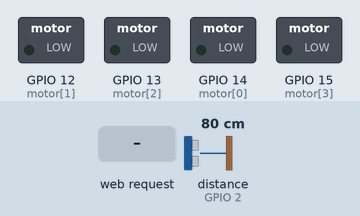
Recording of a sketch running on a simulated ESP8266 (NodeMCU). On the bench: switched loads named in the sketch (green lamp = pin HIGH). The inputs (shaded band) are chosen by the test bench; at power-on: distance to the obstacle (sensor on GPIO 2) 80 cm. The echo pulse lasts 58.3 µs per cm; WiFi joins after 1.5 s; servers stay silent unless stated; pins used as bus, display or sensor lines are not drawn; what the sketch prints to the serial monitor is not drawn.

Above: at 2.7 s.
2.8 s: HTTP request GET /control?control=AUTO received
At 3.6 s:
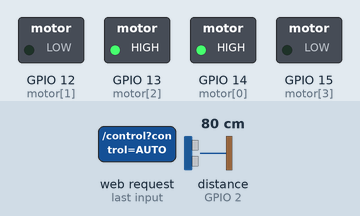
4.5 s: distance to the obstacle (sensor on GPIO 2) set to 17 cm
6.0 s: distance to the obstacle (sensor on GPIO 2) set to 14 cm
At 7.9 s:
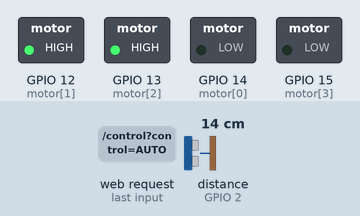
9.0 s: distance to the obstacle (sensor on GPIO 2) set to 18 cm
At 9.7 s:
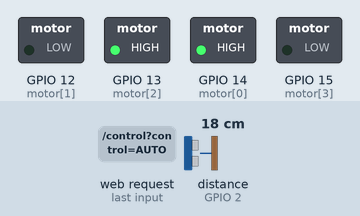
10.5 s: HTTP request GET /control?control=LFT received
At 11.4 s:
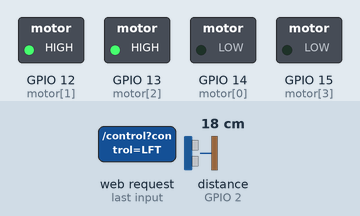
Timing chart, 0 to 13.1 s (numbered marks = the images above; inputs shaded):
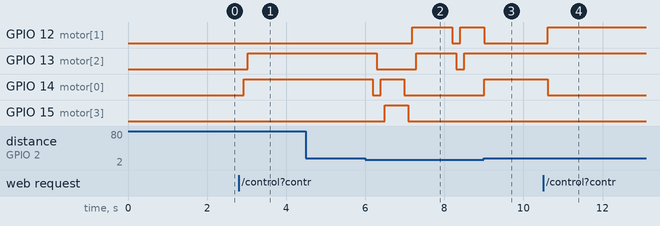

The sketch:

P117.ino
```cpp
/**********************
 * This code was writen by Carolina Neves for the project: P117
 * Date: 23 November 2020
 *
 */

#include <ESP8266WebServer.h>

/*********************************
 *      MACROS AND VARIABLES
 *********************************/
#define TRIGGER 0 // gpio sonar trigger
#define ECHO 2 // gpio sonar echo

// Description of all the states and motions
#define STOP 0
#define FRONT 1
#define BACK 2
#define RIGHT 3
#define LEFT 4
#define FRONT_STOP 11
#define ROTATE_RIGHT_90_START 5
#define ROTATE_RIGHT_90_EXEC 6
#define ROTATE_LEFT_90_START 7
#define ROTATE_LEFT_90_EXEC 8
#define ROTATE_LEFT_180_START 9
#define ROTATE_LEFT_180_EXEC 10

// remote or auto control flag
#define AUTO 1
#define REMOTE 0

#define DISTANCE_TO_DODGE 15 // the maximum distance in cm

#define NUMBER_OF_MOTORS 2 // number of motors

//uint8_t pwm1 = 5; //Nodemcu PWM pin
//uint8_t pwm2 = 4; //Nodemcu PWM pin
int motor[] = {14, 12, 13, 15}; // motors pins

//                            {{  STOP  },{  FOARD  }, {  BACK   }, {  RIGHT  }, {  LEFT  }}
int direction__motor1[7][2] = {{LOW, LOW},{HIGH, LOW}, {LOW, HIGH}, {HIGH, LOW}, {LOW, HIGH}}; // LEFT MOTOR
int direction__motor2[7][2] = {{LOW, LOW},{HIGH, LOW}, {LOW, HIGH}, {LOW, HIGH}, {HIGH, LOW}}; // RIGHT MOTOR
int decision = 0
; // this variable stores the movement


ESP8266WebServer server(80); // this is the server port


/*********************************
 *            CODE
 *********************************/

void setup() {
  Serial.begin(9600);
  Serial.println();

  // Declaring Sonar pins
  pinMode(TRIGGER, OUTPUT);
  pinMode(ECHO, INPUT);

  //Declaring l293d control pins as Output (motor pins)
  for (int i = 0; i < 4; i++){
      pinMode(motor[i], OUTPUT);
  }
  serverSetUp(); // this funtion does the server setup
}

void loop() {
  server.handleClient(); //Handling of incoming client requests

  if (getTypeControl() == AUTO){ // avaliates if it's on auto mode
    distance();
    decision = movementDecision();
  }
  rolling(decision, HIGH); // implements the movement
}
```

decision.ino
```cpp
/**********************
 * This code was writen by Carolina Neves for the project: P117
 * Date: 23 November 2020
 *
 * This file deals with all the code related with the decision on
 * the way to go on auto mode.
 */

#define DEGRES_90 500 // time to turn aprox. 90 degrees

int state; // this variable keeps the state of the decision
unsigned long millisTemp; // this variable stores the initial time for the timer

/*******************************************************************
 * movementDecision - it implements the flowchart created
 * it returns the decision that was made.
 *
 * This function considers the possibility that objects can no apear
 * from nowhere. Whitch means that if the robot took a certain path
 * it can go on that same path again.
 *******************************************************************/
int movementDecision(){
  switch(state){
    case STOP: //turns right to avaluate the distance
      state = FRONT;
      break;
    case FRONT: // when it first finds an object
      if (getDistance() > DISTANCE_TO_DODGE){ //object not found
        state = FRONT;
      }
      else // object found
        state = FRONT_STOP;
      break;

    case FRONT_STOP: //turns right to avaluate the distance
      millisTemp = millis() + DEGRES_90; //starts timer
      state = ROTATE_RIGHT_90_START;
      break;

    case ROTATE_RIGHT_90_START: //turns right to avaluate the distance
      if(millis() > millisTemp){
        if (getDistance() > DISTANCE_TO_DODGE){ //object not found
          state = FRONT;
        }
        else // object found
          state = ROTATE_RIGHT_90_EXEC;
      }
      break;

    case ROTATE_RIGHT_90_EXEC: //turns left to avaluate the distance
      millisTemp = millis() + DEGRES_90*2; // starts timer to turn 180 = 90*2
      state = ROTATE_LEFT_180_START;
      break;

    case ROTATE_LEFT_180_START: //turns right to avaluate the distance
      if(millis() > millisTemp)
        if (getDistance() > DISTANCE_TO_DODGE){ //object not found
          state = FRONT;
        }
        else // object found
          state = ROTATE_LEFT_180_EXEC;
      break;

    case ROTATE_LEFT_180_EXEC: //turns left to avaluate the distance
      millisTemp = millis() + DEGRES_90; // starts timer to turn 90
      state = ROTATE_LEFT_90_START;
      break;

    case ROTATE_LEFT_90_START: //turns right to avaluate the distance
      if(millis() > millisTemp){
        state = FRONT;
      }
      break;
  }
  return state;
}
```

distance.ino
```cpp
/**********************
 * This code was writen by Carolina Neves for the project: P117
 * Date: 23 November 2020
 *
 * This file deals with all the code related with getting the distance
 * from the pulse returned by the sensor
 */

#define SPEED_OF_SOUND 0.0343 // speed sound = 343 m/s and 0.0343 cm/us
#define COMPENSATION_ERROR 1 // the error correction found during the tests

long  distanceValue; // this variable keeps the distance calculated


/******************************************************
 * getDistance - it returns the distance of the object
 * standing in the way.
 ******************************************************/
long getDistance (){
  return distanceValue + COMPENSATION_ERROR; //the distance calculated plus the compensation
}

/******************************************************
 * distance - it sends and recives a pulse through the
 * sensor to calculate the distance of the object.
 * And it stores the distance in the variable distanceValue
 ******************************************************/
void distance(){
  long duration; // a local variable that stores the duration os the pulse
  digitalWrite(TRIGGER, LOW);
  delayMicroseconds(2);

  digitalWrite(TRIGGER, HIGH); // sends the pulse
  delayMicroseconds(10);

  digitalWrite(TRIGGER, LOW);

  duration = pulseIn(ECHO, HIGH); // returns the length of the pulse in microseconds
  distanceValue = (duration * SPEED_OF_SOUND) / 2; // stores the distance -> speed sound in cm/s; it's devided by 2 because it's the 2 ways the pulse makes

}
```

motor.ino
```cpp
/**********************
 * This code was writen by Carolina Neves for the project: P117
 * Date: 23 November 2020
 *
 * This file deals with all the code related with the motors
 * movements.
 */

/******************************************************
 * rolling - this funcion recives the direction that the
 * motors are suposed to rotate and the velocity (so it
 * can be altered with PWM in the future.
 ******************************************************/
void rolling(int diretion, bool velocity){
    switch(diretion){
      case ROTATE_RIGHT_90_START:
        diretion = RIGHT;
        break;
      case ROTATE_RIGHT_90_EXEC:
        diretion = STOP;
        break;
      case ROTATE_LEFT_180_START:
        diretion = LEFT;
        break;
      case ROTATE_LEFT_180_EXEC:
        diretion = STOP;
        break;
      case ROTATE_LEFT_90_START:
        diretion = LEFT;
        break;
      case FRONT_STOP:
        diretion = STOP;
        break;
    }

    for(int i = 0; i < NUMBER_OF_MOTORS; i++){
      motorSetUp(diretion, i, velocity);
      delay(100);
    }
    //digitalWrite(pwm1, velocity); //pwm output
    //digitalWrite(pwm2, velocity); //pwm output
}

/******************************************************
 * motorSetUp - it recives the direction the motor is
 * suposed to rotate(direction); the number of the motor
 * implement (number_of_motor) and the velocity (so it
 * can be altered with PWM in the future (velocity).
 *
 * This puts the digital value in each terminal of the
 * motor passed by parameter.
 ******************************************************/
void motorSetUp(int diretion, int number_of_motor, bool velocity){
  if (number_of_motor == 0){ //inicia o primeiro motor
    for(int i = 0; i < 2; i++){ // the 2 are the number of terminals the motor has
      digitalWrite(motor[i], direction__motor1[diretion][i]);
    }
  }
  if (number_of_motor == 1){ //inicia o segundo motor
    for(int i = 0; i < 2; i++){ // the 2 are the number of terminals the motor has
      digitalWrite(motor[i+2], direction__motor2[diretion][i]); // +2 is so itimplements the right motor on the array
    }
  }
}
```

servidor.ino
```cpp
/**********************
 * This code was writen by Carolina Neves for the project: P117
 * Date: 23 November 2020
 *
 * This file deals with all the code related with the server
 */

/*********************************
 *      MACROS AND VARIABLES
 *********************************/
#include "web_page.h"

String accessName = "p107";
// wifi's pass and id
//const char *ssid = "TP-Link_DAF2";
//const char *password = "37481735";
const char *ssid = "NOS-BED0"; //192.168.1.7
const char *password = "5ab74797f6aa";

String id_btn; // it stores the id of the button pressed
int  control_type = 0; // flag that says if it's on auto or remote mode

/*********************************
 *            CODE
 *********************************/

/******************************************************
 * serverSetUp - it implements the server
 ******************************************************/
void serverSetUp(){
  // Connect to WiFi network
  WiFi.begin(ssid, password); // it gives the id and pass to the board

  Serial.print("Connecting");
  while (WiFi.status() != WL_CONNECTED){ // it checks the status
    delay(500);
    Serial.print(".");
  }

  Serial.println("success!"); // it conected succesfully
  Serial.print("WiFi connected to: ");
  Serial.println(WiFi.SSID()); // prints the id
  Serial.print("IP Address is: ");
  Serial.println(WiFi.localIP()); // Will print IP address

  server.on("/", handleIndex); //Handle Index page
  server.on("/control", HTTP_GET, remoteControl); // it sets the hangle, the request http GET and it gives the fuction to be redirected to

  server.begin(); //Start the server
  Serial.println("Server listening"); //waits for a client
}

/******************************************************
 * handleIndex - it return the OK whet it recives the get
 * request.
 ******************************************************/
void handleIndex(){
  server.send(200, "text/html", control_page); // it returs the OK
}

/******************************************************
 * remoteControl - this function  controls the type of
 * mode (remote or auto). It gets the pressed button and
 * avaluates the button assigning it a decision
 ******************************************************/
void remoteControl(){
  id_btn = server.arg("control");//recive the parameter of function and returns teh pressed button
  // it assigns a value to the flag
  if(id_btn == "AUTO")
    control_type = AUTO;
  else if(id_btn != "AUTO")
    control_type = REMOTE;
  // it assigns a value to the decision
  if (control_type == REMOTE){
    if(id_btn == "FWD")
      decision = FRONT;
    else if(id_btn == "LFT")
      decision = LEFT;
    else if(id_btn == "STP")
      decision = STOP;
    else if(id_btn == "RGT")
      decision = RIGHT;
    else if(id_btn == "REV")
      decision = BACK;
  }
  server.send(200, "OK"); // sends the OK
}

/******************************************************
 * getTypeControl - it returns the mode type
 ******************************************************/
int getTypeControl(){
  return control_type;
}
```

web_page.h
```cpp
/*tells the server to interpretate it all as a string of multiple lines*/
const char control_page[]  PROGMEM = R"html_file(
<!DOCTYPE html>
<html>
    <script>
        function control_btn(btn_id) {
            var xhttp = new XMLHttpRequest(); // it creats a new http request
            xhttp.open("GET", "control?control=" + btn_id, true); // exposes a function to be loaded when the server recieves the get request
            xhttp.send(); // http://192.168.0.106/control?control=btn_id
        }
    </script>
  <head>
    <title>Controlo do robo</title>
    <style>
      .button {
      	height: 50px;
        width: 120px;
        border: none;
        color: white;
        text-align: center;
        text-decoration: none;
        display: inline-block;
        font-size: 16px;
        margin: 4px 2px;
        cursor: pointer;
        background-color: #017c72;
      }
      .button_quad {
        height: 75px;
        width: 75px;
        border: none;
        color: white;
        text-align: center;
        text-decoration: none;
        display: inline-block;
        font-size: 16px;
        margin: 4px 2px;
        cursor: pointer;
        background-color: #4CAF50;
      }
      .button_STOP {
        height: 75px;
        width: 75px;
        border: none;
        color: white;
        text-align: center;
        text-decoration: none;
        display: inline-block;
        font-size: 16px;
        margin: 4px 2px;
        cursor: pointer;
        background-color: #911000;
      }
      .right {
          float: right;
      }
    </style>
  </head>
  <body>

    <div style="text-align:center">
      <h1>ROBOT P117</h1>

      <button id="AUTO" onclick="control_btn(this.id)" class="button"> AUTO </button>

      <br><br>

      <h2>Controller</h2>
      <button id="FWD" onclick="control_btn(this.id)" class = "button_quad" >FOARD</button>
      <br><br><br><br>
      <img hspace="10" style="padding-left: 5px">
      <button id="LFT" onclick="control_btn(this.id)" class = "button_quad">LEFT</button>
      <img hspace="20" style="padding-left: 10px">
      <button id="STP" onclick="control_btn(this.id)" class = "button_STOP">STOP</button>
      <img hspace="20" style="padding-left: 10px">
      <button id="RGT" onclick="control_btn(this.id)" class = "button_quad">RIGHT</button>
      <img hspace="10" style="padding-left: 5px">
      <br><br><br><br>
      <button id="REV" onclick="control_btn(this.id)" class = "button_quad button_quad">BACK</button>

    </div>
  </body>
</html>)html_file";
```

Measured:
- the behaviour switches between 16 and 15 cm on distance to the obstacle (sensor on GPIO 2) (found by bisection; images 1 and 2)
- after the input at 2.8 s, GPIO 13 (motor[2]): LOW → HIGH after 0.23 s; GPIO 14 (motor[0]): LOW → HIGH after 0.13 s
- after the input at 4.5 s, every drawn part: stays the same
- after the input at 6.0 s, GPIO 12 (motor[1]): LOW → HIGH after 1.2 s, → LOW 1.0 s later, → HIGH 0.20 s later; GPIO 13 (motor[2]): HIGH → LOW after 0.29 s, → HIGH 1.0 s later, → LOW 1.0 s later, → HIGH 0.20 s later
- after the input at 9.0 s, GPIO 13 (motor[2]): stays HIGH (without the input it goes to LOW after 0.31 s); GPIO 14 (motor[0]): goes on until 9.0 s, then stays HIGH; GPIO 15 (motor[3]): stays LOW (without the input it goes to HIGH after 0.51 s)
- after the input at 10.5 s, GPIO 12 (motor[1]): LOW → HIGH after 0.12 s; GPIO 14 (motor[0]): HIGH → LOW after 0.12 s
